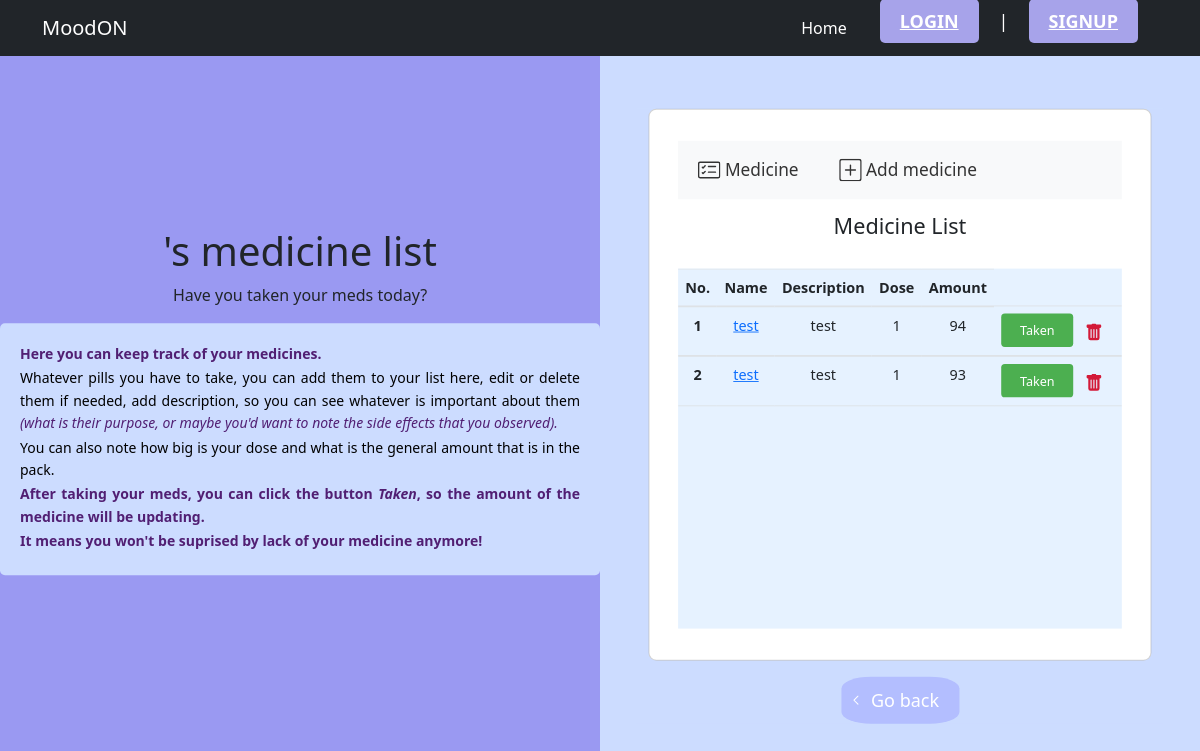
Page /meds-tracking/ on the earlier database version.
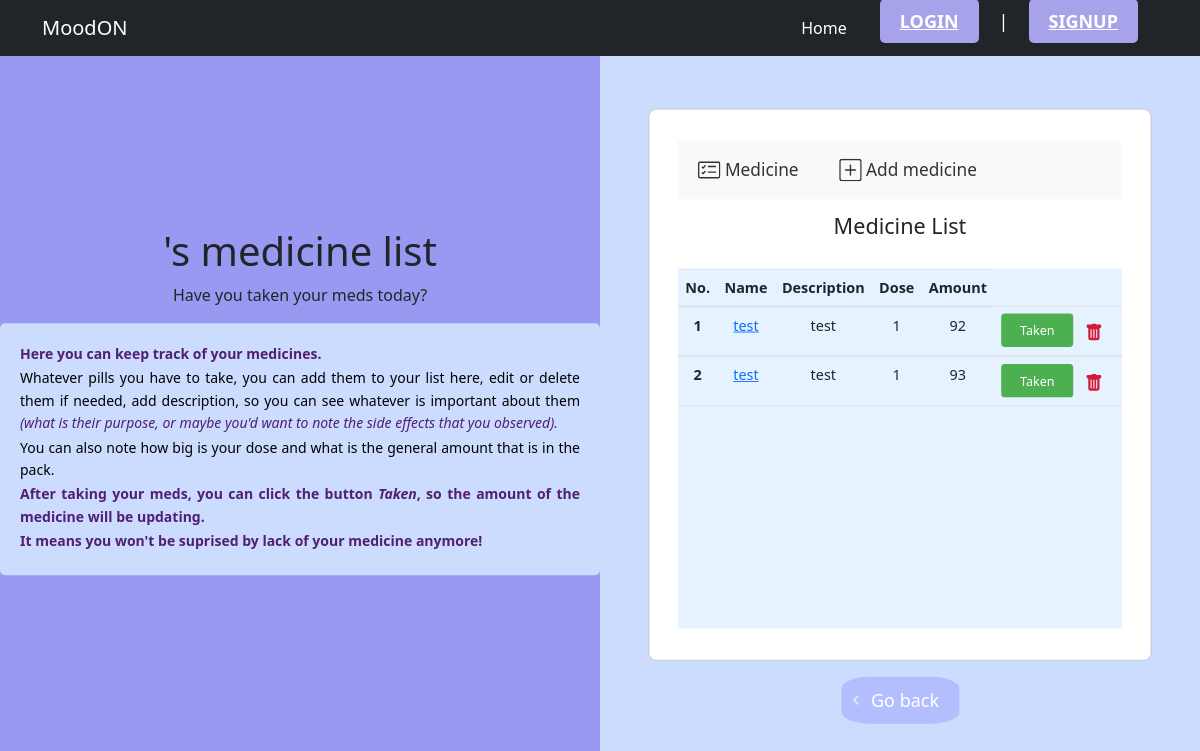
Same page on the later database version.
### mood_tracker/models.py (models this page shows, shortened)
class Medicine(models.Model):
    name = models.CharField(max_length=100)
    description = models.TextField(null=True, blank=True)
    amount = models.PositiveIntegerField(default=1)
    dose = models.PositiveIntegerField(default=1)
    reminders = models.ManyToManyField('MedsReminders')

### mood_tracker/views.py (the view)
# urls.py: path('meds-tracking/', views.info_meds, name='info_meds'),
def info_meds(request):
    meds = Medicine.objects.all()
    return render(request, 'meds/meds_information.html', {'meds': meds})

### mood_tracker/templates/meds/meds_information.html (shortened to what the changed rows need)
{% extends 'main/main.html' %}
{% load static %}
{% block content %}
<head>
    <link href="https://cdn.jsdelivr.net/npm/bootstrap@5.2.2/dist/css/bootstrap.min.css" rel="stylesheet">
</head>
<div class="split left">
    <div class="centered">
        <div class="title">
            <h1>{{ request.user.username }}'s medicine list</h1>
        </div>
    </div>
</div>
<div class="split right">
    <div class="centered">
        <section style="background-color: #ccdcff;">
            <div class="container">
                <div class="row d-flex justify-content-center align-items-center h-100">
                    <div class="col-12">
                        <div class="card rounded-3">
                            <div class="card-body p-1">
                                <div class="inside">
                                    <table class="table mb-4">
                                        <thead>
                                        <tr>
                                            <th scope="col">No.</th>
                                            <th scope="col">Name</th>
                                            <th scope="col">Description</th>
                                            <th scope="col">Dose</th>
                                            <th scope="col">Amount</th>
                                        </tr>
                                        </thead>
                                        {% for medicine in meds %}
                                        <tbody>
                                            <tr>
                                                <th scope="row">{{ forloop.counter }}</th>
                                                <td>
                                                    {% if medicine.is_finished %}
                                                    <del>
                                                        <a href="{% url 'meds_update' medicine.id %}">
                                                            {{ medicine.name }}
                                                        </a>
                                                    </del>
                                                    {% else %}
                                                    <a href="{% url 'meds_update' medicine.id %}"> {{ medicine.name }}</a>
                                                </td>
                                                <td>{{ medicine.description }}</td>
                                                <td>{{ medicine.dose }}</td>
                                                <td>{{ medicine.amount }}</td>
                                                <td>
                                                    <form action="{% url 'mark_taken' medicine.id %}" method="post">
                                                        <button type="submit" class="mark-taken-button">Taken</button>
                                                    </form>
                                                </td>
                                                <td>
                                                    <form action="{% url 'meds_delete' medicine.id %}" method="post" style="display: inline">
                                                        <button type="submit" class="btn" onclick="return confirm('are you sure?')">
                                                        </button>
                                                    </form>
                                                </td>
                                            </tr>
                                        </tbody>
                                        {% endif %}
                                        {% endfor %}
                                    </table>
                                </div>
                            </div>
                        </div>
                    </div>
                </div>
            </div>
        </section>
    </div>
</div>
{% endblock %}

Differences in the rows shown:
changed Medicine (number 1 of 2 on the later page): amount "94" → "92"
